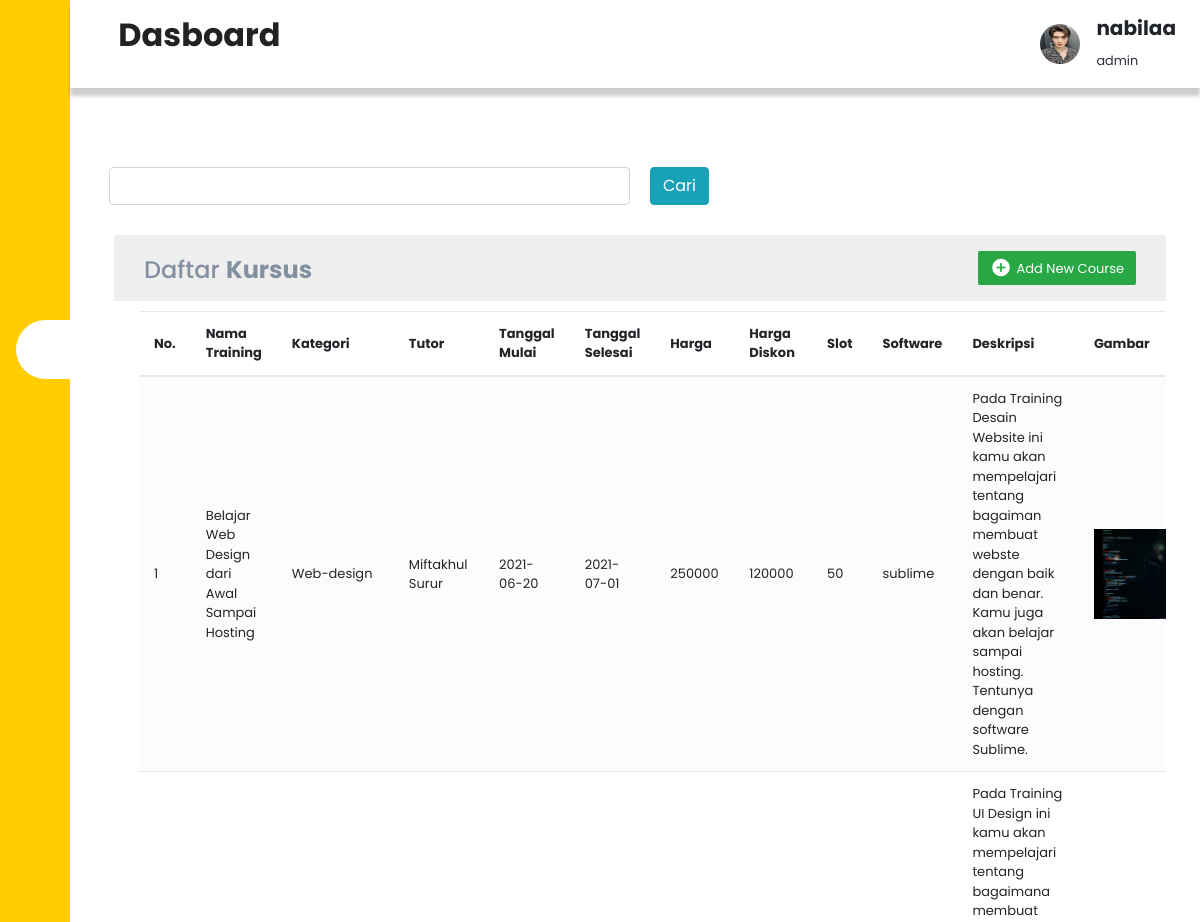
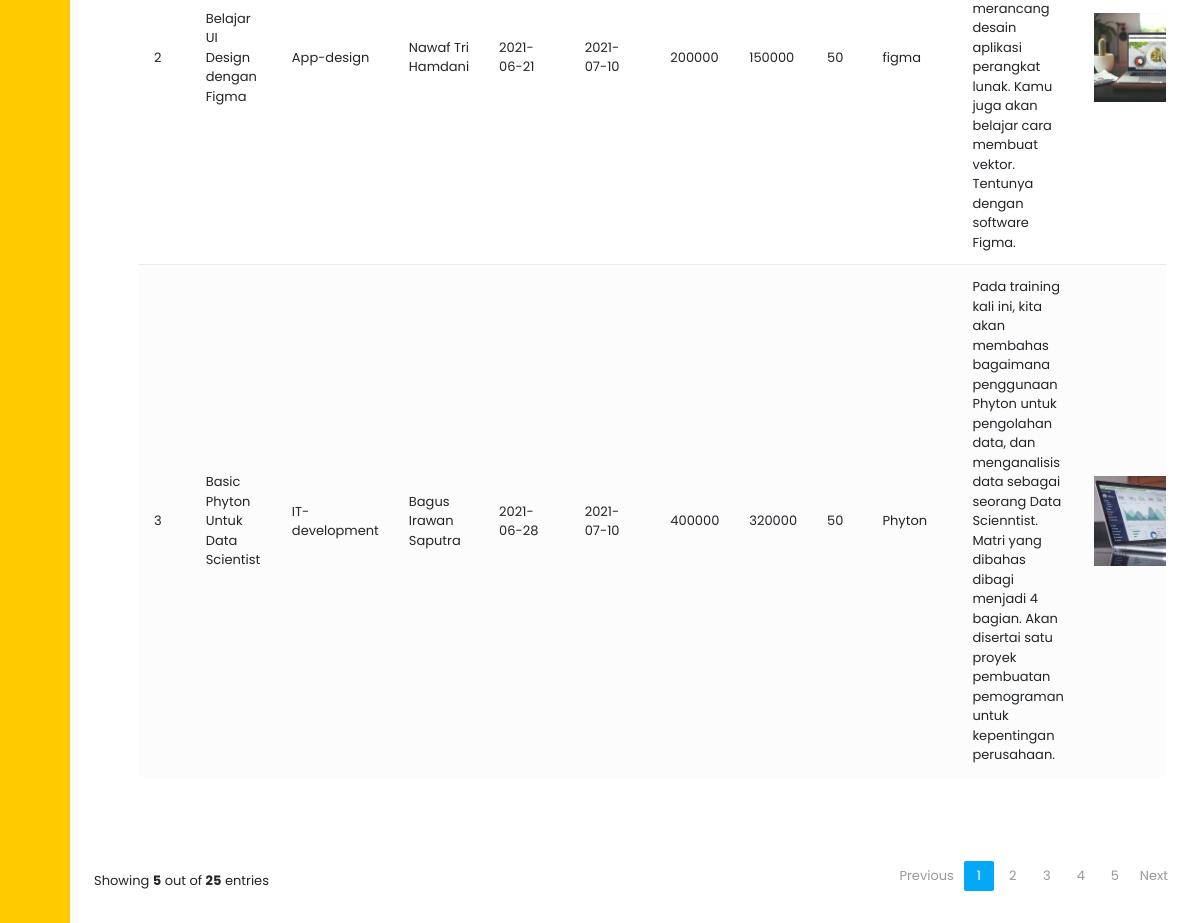
Page /kursus.php?page=kursus (signed in) on the committed database (2 pictures, top to bottom).
### tables this page shows
CREATE TABLE `course` (
  `course_id` int(10) NOT NULL,
  `tutor_id` int(10) NOT NULL,
  `ahli_id` int(10) NOT NULL,
  `harga_asli` float DEFAULT NULL,
  `harga_diskon` float DEFAULT NULL,
  `judul` varchar(521) DEFAULT NULL,
  `course_code` varchar(50) NOT NULL,
  `tanggal` date NOT NULL DEFAULT current_timestamp(),
  `tanggal_end` date DEFAULT current_timestamp(),
  `slot` int(100) DEFAULT NULL,
  `gambar` varchar(50) NOT NULL,
  `software` varchar(50) NOT NULL,
  `deskripsi_co` varchar(5000) NOT NULL
);

CREATE TABLE `kategori_ahli` (
  `ahli_id` int(10) NOT NULL,
  `ahli` varchar(30) DEFAULT NULL
);

CREATE TABLE `tutors` (
  `tutor_id` int(10) NOT NULL,
  `ahli_id` int(30) NOT NULL,
  `nama` varchar(30) NOT NULL,
  `pekerjaan` varchar(30) NOT NULL,
  `star` double NOT NULL,
  `foto` varchar(50) NOT NULL,
  `deskripsi` varchar(521) NOT NULL
);

### kursus.php (the view, shortened to what this page needs)
<?php
if (isset($_SESSION['id_user']) && isset($_SESSION['username'])) {
 ?>
<!DOCTYPE html>
<html lang="en">
<head>
    <link rel="stylesheet" href="https://maxst.icons8.com/vue-static/landings/line-awesome/line-awesome/1.3.0/css/line-awesome.min.css">
    <link rel="stylesheet" href="https://stackpath.bootstrapcdn.com/bootstrap/4.5.0/css/bootstrap.min.css">
    <link rel="stylesheet" href="https://maxcdn.bootstrapcdn.com/font-awesome/4.7.0/css/font-awesome.min.css">
    <link rel="stylesheet" href="assets/css/bootstrap.min.css">
    <link rel="stylesheet" type="text/css" href="yaaa.css">
</head>
<body>
    <div class="sidebar">
        <div class="sidebar-brand">
            <h2><span class="lab la-accusoft" style="color: #fff;"></span> <span style="color: #fff; font-size: 25px;"><b>PRITECH</b></span></h1>
        </div>
    <div class="sidebar-menu">
    <ul>
        <li>
            <a href="mainindex.php"><span class="las la-igloo"></span><span>Dasboard</span></a>
        </li>
        <li>
            <a href="account.php" ><span class="las la-user-circle"></span><span>Account</span></a>
        </li>
        <li>
            <a href="murid.php"><span class="las la-clipboard-list"></span><span>Daftar Murid</span></a>
        </li>
        <li>
            <a href="draftutor.php"><span class="las la-users"></span><span>Tutor</span></a>
        </li>
        <li>
            <a href="kursus.php" class="active"><span class="las la-user"></span><span>Course</span></a>
        </li>
        <li>
            <a href="logout.php"><span class="las la-user"></span><span>Logout</span></a>
        </li>
    </ul>
    </div>
</div>
    <div class="main-content">
        <header>
            <h2>
            <label for="nav-toggle">
            <span class="las la-bars"></span>
            </label> <span style="font-size: 28;"><b>Dasboard</b></span>
            </h2>
            <div class="user-wrapper">
                <img src="assets/images/jaehyun.jpg" width="40px" height="40px" alt="">
                <div>
                <h5><b><?php echo $_SESSION['username'];?></b></h5>
                <small>admin</small>
                </div>
            </div>
        </header>
     <main>
     <div class="container-xl" style="margin-left: 0;">
    <form action="<?php echo $_SERVER["PHP_SELF"];?>" method="post" class="cari">
        <div class="form-group">
        <tr>
        <td>
        <?php
        $course_id="";
        ?>
        <input type="text" name="course_id" value="<?php echo $course_id;?>" class="form-control"  required/>
        </td>
        <td>
        <input type="submit" class="btn btn-info" value="Cari">
        </td>
        </tr>
        </div>
    <div class="table-responsive">
        <div class="table-wrapper">
            <div class="table-title">
                <div class="row">
                    <div class="col-sm-6 col-12">
                        <h2>Daftar <b>Kursus</b></h2>
                    </div>
                    <div class="col-sm-6 col-12">
                        <a href="addcourse.php" class="btn btn-success" data-toggle="modal" data-target=""><i class="material-icons">&#xE147;</i> <span>Add New Course</span></a>
                    </div>
                </div>
            </div>
            <table class="table table-striped table-hover">
                <thead>
                    <tr>
                        <th>No.</th>
                        <th>Nama Training</th>
                        <th>Kategori</th>
                        <th>Tutor</th>
                        <th>Tanggal Mulai</th>
                        <th>Tanggal Selesai</th>
                        <th>Harga</th>
                        <th>Harga Diskon</th>
                        <th>Slot</th>
                        <th>Software</th>
                        <th>Deskripsi</th>
                        <th>Gambar</th>
                    </tr>
                </thead>
                <tbody>
        <?php
        include "koneksi.php";
        $sql = $sql= "SELECT * FROM course INNER JOIN tutors ON course.tutor_id = tutors.tutor_id
            INNER JOIN kategori_ahli ON course.ahli_id = kategori_ahli.ahli_id WHERE judul LIKE '%".$course_id."%' or ahli like '%".$course_id."%' or nama like '%".$course_id."%' or tanggal like '%".$course_id."%' or software like '%".$course_id."%' or deskripsi like '%".$course_id."%' ORDER BY course_id asc";
        $hasil=mysqli_query($koneksi,$sql);
        $no=0;
        while ($data = mysqli_fetch_array($hasil)) {
            $no++;
            ?>
                <tr>
                    <td><?php echo $no; ?></td>
                    <td><?php echo $data['judul']; ?></td>
                    <td><?php echo $data['ahli']; ?></td>
                    <td><?php echo $data['nama']; ?></td>
                    <td><?php echo $data['tanggal'] ; ?></td>
                    <td><?php echo $data['tanggal_end'] ; ?></td>
                    <td><?php echo $data['harga_asli']; ?></td>
                    <td><?php echo $data['harga_diskon']; ?></td>
                    <td><?php echo $data['slot']; ?></td>
                    <td><?php echo $data['software']; ?></td>
                    <td><?php echo $data['deskripsi_co']; ?></td>
                    <td style="text-align: center;"><img src="course/<?php echo $data['gambar']; ?>" style="width: 120px;"></td>
                    </tr>
        <?php
        }
        ?>
                </tbody>
            </table>
        </div>
    </div>
</form>
</div>
            <div class="clearfix">
                <div class="hint-text">Showing <b>5</b> out of <b>25</b> entries</div>
                <ul class="pagination">
                    <li class="page-item disabled"><a href="#">Previous</a></li>
                    <li class="page-item active"><a href="#" class="page-link">1</a></li>
                    <li class="page-item"><a href="#" class="page-link">2</a></li>
                    <li class="page-item "><a href="#" class="page-link">3</a></li>
                    <li class="page-item"><a href="#" class="page-link">4</a></li>
                    <li class="page-item"><a href="#" class="page-link">5</a></li>
                    <li class="page-item"><a href="#" class="page-link">Next</a></li>
                </ul>
            </div>
        </div>
</body>
</html>
<?php
}
?>

### yaaa.css (style rules this page uses)
:root { --main-color:#FFCC00; --color-dark:#2F2E41; --text-grey:#8390A2; }
* { padding: 0; margin: 0; box-sizing: border-box; list-style-type: none; text-decoration: none; font-family: 'Poppins', sans-serif; }
.sidebar { width: 260px; position: fixed; left: 0; top: 0; height: 100%; background: var(--main-color); z-index: 100; transition: width 300ms; }
.sidebar-brand { height: 90px; padding: 1rem 0rem 1rem 2rem; color: var(--color-dark); }
.sidebar-menu { margin-top: 1rem; }
.sidebar-menu li { width: 100%; margin-bottom: 1.7rem; padding-left: 1rem; }
.sidebar-menu a { padding-left: 1rem; display: block; color: #fff; font-size: 1.1rem; }
.sidebar-menu a.active { background: #fff; padding-top: 1rem; padding-bottom: 1rem; color: var(--main-color); border-radius: 30px 0px 0px 30px; }
.sidebar-menu a span:first-child { font-size: 1..5rem; padding-right: 1rem; }
.main-content { transition: margin-left 300ms; margin-left: 260px; }
header { display: flex; z-index:9999; justify-content: space-between; padding: 1rem 1.5rem; background-color: #fff; box-shadow: 0px 8px 4px 0px rgba(0,0,0,0.2); position: fixed; left: 260px; width: calc(100% - 260px); top: 0; transition: left 300ms; }
header h2 { color: #222; }
header label span { font-size: 1.7rem; padding-right: 1rem; }
.user-wrapper { display: flex; align-items: center; }
.user-wrapper img { border-radius: 50%; margin-right: 1rem; }
.user-wrapper small { display: inline-block; color: var(--color-dark); }
main { margin-top: 85px; padding: 2rem 1.5rem; min-height: calc(100vh - 90px); }
.container-xl { color: #566787; font-family: 'Varela Round', sans-serif; font-size: 13px; margin-left: 250px; margin-top: 50px; margin-bottom: 3rem; }
.form-group { margin-top: 10px; column-width: 200px; display: flex; width: 600px; grid-gap: 20px; }
.table-responsive { margin: 30px 0; margin-left: 5px; }
.table-wrapper { background: #fff; padding: 20px 25px; border-radius: 3px; min-width: 1000px; box-shadow: 0 1px 1px rgba(0,0,0,.05); left: 0; }
.table-title { padding-bottom: 15px; background: #efefef; color: var(--text-grey); padding: 16px 30px; min-width: 100%; margin: -20px -25px 10px; border-radius: 3px 3px 0 0; }
.table-title h2 { margin: 5px 0 0; font-size: 24px; }
.table-title .btn { color: #fff; float: right; font-size: 13px; border: none; min-width: 50px; border-radius: 2px; border: none; outline: none !important; margin-left: 10px; }
.table-title .btn i { float: left; font-size: 21px; margin-right: 5px; }
.table-title .btn span { float: left; margin-top: 2px; }
table.table tr th, table.table tr td { border-color: #e9e9e9; padding: 12px 15px; vertical-align: middle; }
table.table tr th:first-child { width: 60px; }
table.table tr th:last-child { width: 100px; }
table.table-striped tbody tr:nth-of-type(odd) { background-color: #fcfcfc; }
.pagination { float: right; margin: 0 0 5px; }
.pagination li a { border: none; font-size: 13px; min-width: 30px; min-height: 30px; color: #999; margin: 0 2px; line-height: 30px; border-radius: 2px !important; text-align: center; padding: 0 6px; }
.pagination li.active a, .pagination li.active a.page-link { background: #03A9F4; }
.hint-text { float: left; margin-top: 10px; font-size: 13px; }
@media only screen and (max-width: 1200px) { .sidebar { width: 70px; } }
@media only screen and (max-width: 1200px) { .sidebar .sidebar-brand, .sidebar li { padding-left: 1rem; text-align: center; } }
@media only screen and (max-width: 1200px) { .sidebar li a { padding-left: 0rem; } }
@media only screen and (max-width: 1200px) { .main-content { margin-left: 70px; } }
@media only screen and (max-width: 1200px) { .main-content header { width: calc(100% - 70px); left: 70px; } }

### rows in the picture
course: judul "Belajar Web Design dari Awal Sampai Hosting", ahli.ahli "Web-design", tutor.nama "Miftakhul Surur", tanggal "2021-06-20", tanggal_end "2021-07-01", harga_asli "250000", harga_diskon "120000", slot "50", software "sublime", deskripsi_co "Pada Training Desain Website ini kamu akan mempelajari tentang bagaiman membuat webste dengan baik dan benar. Kamu juga akan belajar sampai hosting. Tentunya dengan software Sublime.", gambar (picture)
course: judul "Belajar UI Design dengan Figma", ahli.ahli "App-design", tutor.nama "Nawaf Tri Hamdani", tanggal "2021-06-21", tanggal_end "2021-07-10", harga_asli "200000", harga_diskon "150000", slot "50", software "figma", deskripsi_co "Pada Training UI Design ini kamu akan mempelajari tentang bagaimana membuat merancang desain aplikasi perangkat lunak. Kamu juga akan belajar cara membuat vektor. Tentunya dengan software Figma.", gambar (picture)
course: judul "Basic Phyton Untuk Data Scientist", ahli.ahli "IT-development", tutor.nama "Bagus Irawan Saputra", tanggal "2021-06-28", tanggal_end "2021-07-10", harga_asli "400000", harga_diskon "320000", slot "50", software "Phyton", deskripsi_co "Pada training kali ini, kita akan membahas bagaimana penggunaan Phyton untuk pengolahan data, dan menganalisis data sebagai seorang Data Scienntist. Matri yang dibahas dibagi menjadi 4 bagian. Akan disertai satu proyek pembuatan pemograman untuk kepentingan perusahaan.", gambar (picture)

### other values in the picture
$_SESSION['username'] "nabilaa"
